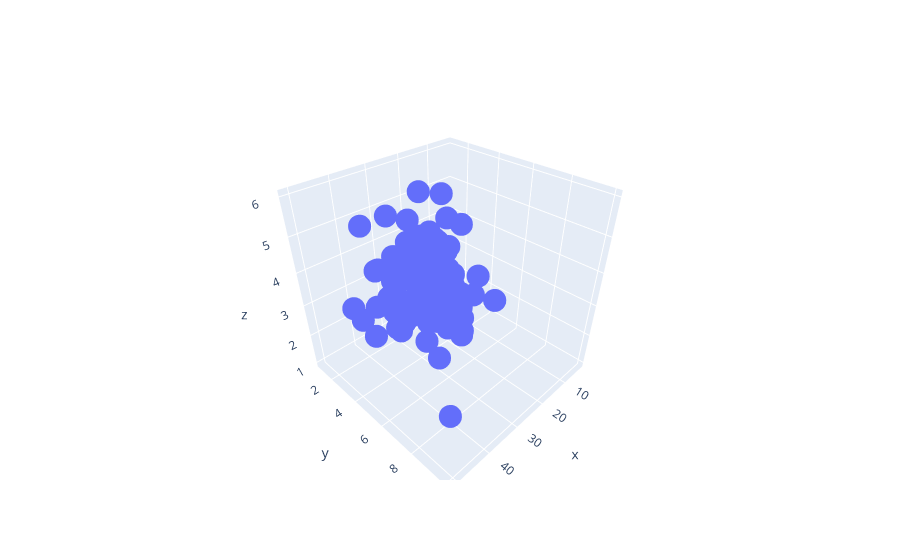

The cell this chart's notebook holds for it:
### Code cell
fig = go.Figure()
fig.add_trace(go.Scatter3d(x=tips.total_bill, y=tips.tip, mode='markers', z = tips['size'] ))

### Figure 1 — Plotly figure (JSON) as saved in the notebook; plotly's stock layout.template omitted (floating-point values rounded to 4 significant figures; data arrays with more than 128 entries replaced by an {"elided": "..."} marker saying what was removed)
{"data": [{"mode": "markers", "type": "scatter3d", "x": {"elided": "244 float values"}, "y": {"elided": "244 float values"}, "z": {"elided": "244 int values"}}], "layout": {}}
